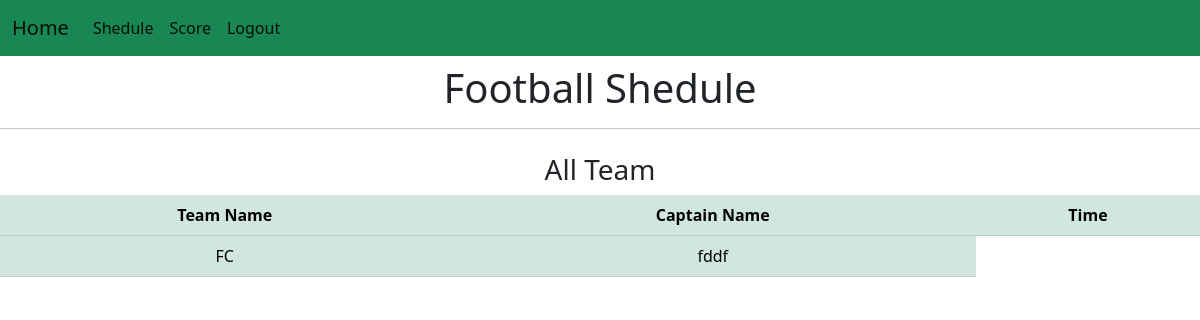
Page /shedule_football/ on the earlier database version.
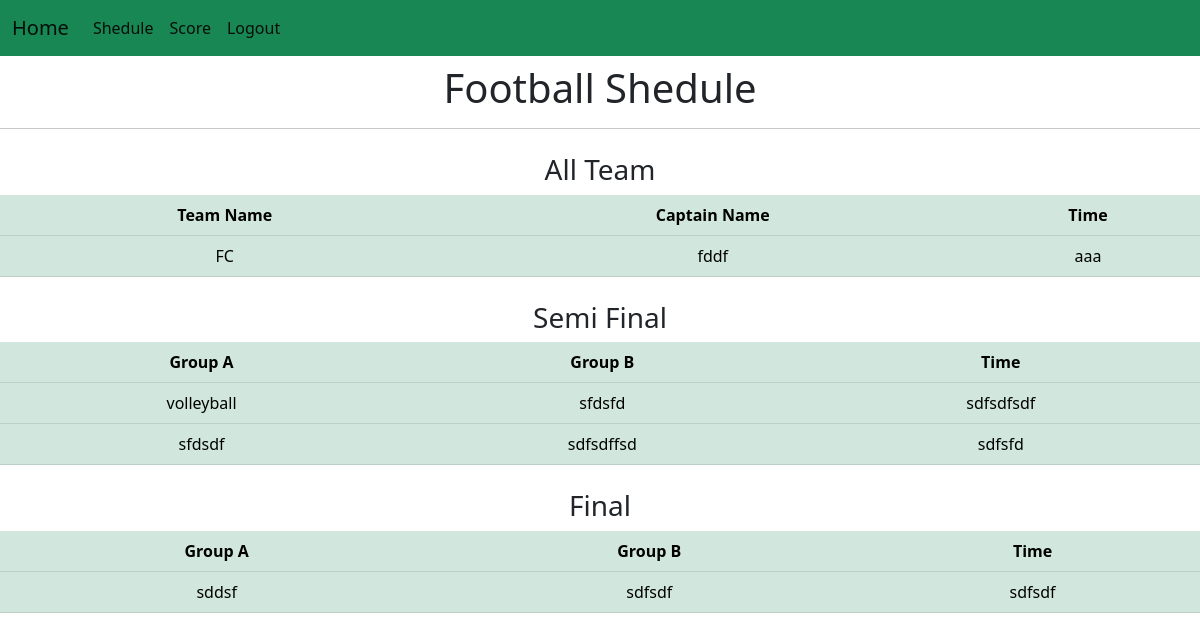
Same page on the later database version.
### app/models.py (models this page shows, shortened)
class Football(models.Model):
    DEPT_CHOICES=[('CSE','CSE'),
                  ('Pharmacy','Pharmacy'),
                  ('BBA','BBA'),
                  ('Law','Law'),
                  ('Fashion Design','Fashion Design'),
                  ('English','English')
                  ]
    teamname=models.CharField(max_length=20)
    dept=models.CharField(max_length=20,choices=DEPT_CHOICES)
    captainname=models.CharField(max_length=20)
    coachname=models.CharField(max_length=20)
    dept2=models.CharField(max_length=20)
    cid=models.IntegerField()
    name1=models.CharField(max_length=20)
    id1=models.IntegerField()
    name2=models.CharField(max_length=20)
    id2=models.IntegerField()
    name3=models.CharField(max_length=20)
    id3=models.IntegerField()
    name4=models.CharField(max_length=20)
    id4=models.IntegerField()
    name5=models.CharField(max_length=20)
    id5=models.IntegerField()
    name6=models.CharField(max_length=20)
    id6=models.IntegerField()
    name7=models.CharField(max_length=20)
    id7=models.IntegerField()
    name8=models.CharField(max_length=20)
    id8=models.IntegerField()
    name9=models.CharField(max_length=20)
    id9=models.IntegerField()
    name10=models.CharField(max_length=20)
    id10=models.IntegerField()
    name11=models.CharField(max_length=20)
    id11=models.IntegerField()
    name12=models.CharField(max_length=20)
    id12=models.IntegerField()
    name13=models.CharField(max_length=20)
    id13=models.IntegerField()

class Time_shedule(models.Model):
        cricket_time=models.CharField(max_length=200,blank=True)
        football_time=models.CharField(max_length=200,blank=True)
        volleyball_time=models.CharField(max_length=200,blank=True)
        kabaddi_time=models.CharField(max_length=200,blank=True)
        chess_time=models.CharField(max_length=200,blank=True)
        highjump_time=models.CharField(max_length=200,blank=True)
        pc1_time=models.CharField(max_length=200,blank=True)
        math_time=models.CharField(max_length=200,blank=True)
        ict_time=models.CharField(max_length=200,blank=True)
        rubiks_time=models.CharField(max_length=200,blank=True)
        table_time=models.CharField(max_length=200,blank=True)
        sprint_time=models.CharField(max_length=200,blank=True)
        badminton_time=models.CharField(max_length=200,blank=True)
        pc3_time=models.CharField(max_length=200,blank=True)
        video_time=models.CharField(max_length=200,blank=True)

class Semi_Final(models.Model):
    cricket_team1=models.CharField(max_length=200,blank=True)
    cricket_team2=models.CharField(max_length=200,blank=True)
    cricket_time1=models.CharField(max_length=200,blank=True)
    cricket_team3=models.CharField(max_length=200,blank=True)
    cricket_team4=models.CharField(max_length=200,blank=True)
    cricket_time2=models.CharField(max_length=200,blank=True)
    cricket_finalteam1=models.CharField(max_length=200,blank=True)
    cricket_finalteam2=models.CharField(max_length=200,blank=True)
    cricket_finaltime=models.CharField(max_length=200,blank=True)
    football_team1=models.CharField(max_length=200,blank=True)
    football_team2=models.CharField(max_length=200,blank=True)
    football_time1=models.CharField(max_length=200,blank=True)
    football_team3=models.CharField(max_length=200,blank=True)
    football_team4=models.CharField(max_length=200,blank=True)
    football_time2=models.CharField(max_length=200,blank=True)
    football_finalteam1=models.CharField(max_length=200,blank=True)
    football_finalteam2=models.CharField(max_length=200,blank=True)
    football_finaltime=models.CharField(max_length=200,blank=True)
    volleyball_team1=models.CharField(max_length=200,blank=True)
    volleyball_team2=models.CharField(max_length=200,blank=True)
    volleyball_time1=models.CharField(max_length=200,blank=True)
    volleyball_team3=models.CharField(max_length=200,blank=True)
    volleyball_team4=models.CharField(max_length=200,blank=True)
    volleyball_time2=models.CharField(max_length=200,blank=True)
    volleyball_finalteam1=models.CharField(max_length=200,blank=True)
    volleyball_finalteam2=models.CharField(max_length=200,blank=True)
    volleyball_finaltime=models.CharField(max_length=200,blank=True)
    kabaddi_team1=models.CharField(max_length=200,blank=True)
    kabaddi_team2=models.CharField(max_length=200,blank=True)
    kabaddi_time1=models.CharField(max_length=200,blank=True)
    kabaddi_team3=models.CharField(max_length=200,blank=True)
    kabaddi_team4=models.CharField(max_length=200,blank=True)
    kabaddi_time2=models.CharField(max_length=200,blank=True)
    kabaddi_finalteam1=models.CharField(max_length=200,blank=True)
    kabaddi_finalteam2=models.CharField(max_length=200,blank=True)
    kabaddi_finaltime=models.CharField(max_length=200,blank=True)
    chess_team1=models.CharField(max_length=200,blank=True)
    chess_team2=models.CharField(max_length=200,blank=True)
    chess_time1=models.CharField(max_length=200,blank=True)
    chess_team3=models.CharField(max_length=200,blank=True)
    chess_team4=models.CharField(max_length=200,blank=True)
    chess_time2=models.CharField(max_length=200,blank=True)
    chess_finalteam1=models.CharField(max_length=200,blank=True)
    chess_finalteam2=models.CharField(max_length=200,blank=True)
    chess_finaltime=models.CharField(max_length=200,blank=True)
    table_team1=models.CharField(max_length=200,blank=True)
    table_team2=models.CharField(max_length=200,blank=True)
    table_time1=models.CharField(max_length=200,blank=True)
    table_team3=models.CharField(max_length=200,blank=True)
    table_team4=models.CharField(max_length=200,blank=True)
    table_time2=models.CharField(max_length=200,blank=True)
    table_finalteam1=models.CharField(max_length=200,blank=True)
    table_finalteam2=models.CharField(max_length=200,blank=True)
    table_finaltime=models.CharField(max_length=200,blank=True)
    badminton_team1=models.CharField(max_length=200,blank=True)
    badminton_team2=models.CharField(max_length=200,blank=True)
    badminton_time1=models.CharField(max_length=200,blank=True)
    badminton_team3=models.CharField(max_length=200,blank=True)
    badminton_team4=models.CharField(max_length=200,blank=True)
    badminton_time2=models.CharField(max_length=200,blank=True)
    badminton_finalteam1=models.CharField(max_length=200,blank=True)
    badminton_finalteam2=models.CharField(max_length=200,blank=True)
    badminton_finaltime=models.CharField(max_length=200,blank=True)

### app/views.py (the view)
# urls.py: path('shedule_football/',views.shedule_football,name="shedule_football"),
def shedule_football(request):
     team=Football.objects.all()
     time=Time_shedule.objects.all()
     final=Semi_Final.objects.all()
     context={'team':team, 'time':time,'final':final}
     return render(request,'app/shedule_football.html',context)

### app/templates/app/shedule_football.html
{%extends 'navbar2.html'%}
{%block content%}
                    <h1 class="text-center mt-2">Football Shedule</h1>
                    <hr>
                    <div class="text-center mt-4">
                      <h3>All Team</h3>
                      <table class="table table-success table-hover">
                          <thead>
                            <tr>
                              <th>Team Name</th>
                              <th>Captain Name</th>
                              <th>Time</th>
                            </tr>
                          </thead>
                          <tbody>
                            {%for t in team%}
                            <tr>
                              <td>{{t.teamname}}</td>
                              <td>{{t.captainname}}</td>
                              {%for t in time%}
                              <td>{{t.football_time}}</td>
                              {%endfor%}
                            </tr>
                            {%endfor%}
                          </tbody>
                        </table>
                    </div>
                    {%for f in final%}
                    <div class="text-center mt-4">
                        <h3>Semi Final</h3>
                        <table class="table table-success table-hover">
                            <thead>
                              <tr>
                                <th scope="col">Group A</th>
                                <th scope="col">Group B</th>
                                <th scope="col">Time</th>
                              </tr>
                            </thead>
                            <tbody>
                              <tr>
                                <td>{{f.football_team1}}</td>
                                <td>{{f.football_team2}}</td>
                                <td>{{f.football_time1}}</td>
                              </tr>
                              <tr>
                                <td>{{f.football_team3}}</td>
                                <td>{{f.football_team4}}</td>
                                <td>{{f.football_time2}}</td>
                              </tr>
                            </tbody>
                          </table>
                    </div>
                    <div class="text-center mt-4">
                        <h3>Final</h3>
                        <table class="table table-success table-hover">
                            <thead>
                              <tr>
                                <th scope="col">Group A</th>
                                <th scope="col">Group B</th>
                                <th scope="col">Time</th>
                              </tr>
                            </thead>
                            <tbody>
                              <tr>
                                <td>{{f.football_finalteam1}}</td>
                                <td>{{f.football_finalteam2}}</td>
                                <td>{{f.football_finaltime}}</td>
                              </tr>
                            </tbody>
                          </table>
                    </div>
                    {%endfor%}
{%endblock%}

Differences in the rows shown:
added Time_shedule: football_time "aaa"
added Semi_Final: football_team1 "volleyball", football_team2 "sfdsfd", football_time1 "sdfsdfsdf", football_team3 "sfdsdf", football_team4 "sdfsdffsd", football_time2 "sdfsfd", football_finalteam1 "sddsf", football_finalteam2 "sdfsdf", football_finaltime "sdfsdf"
